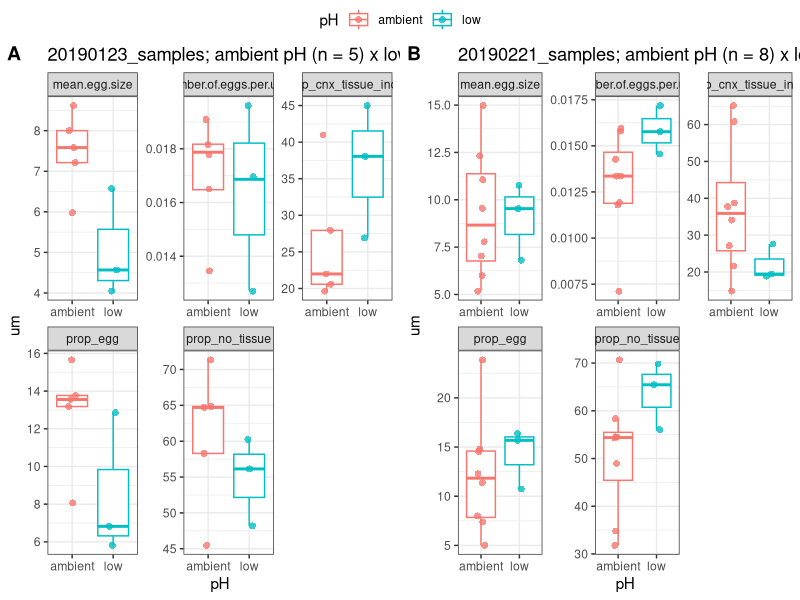
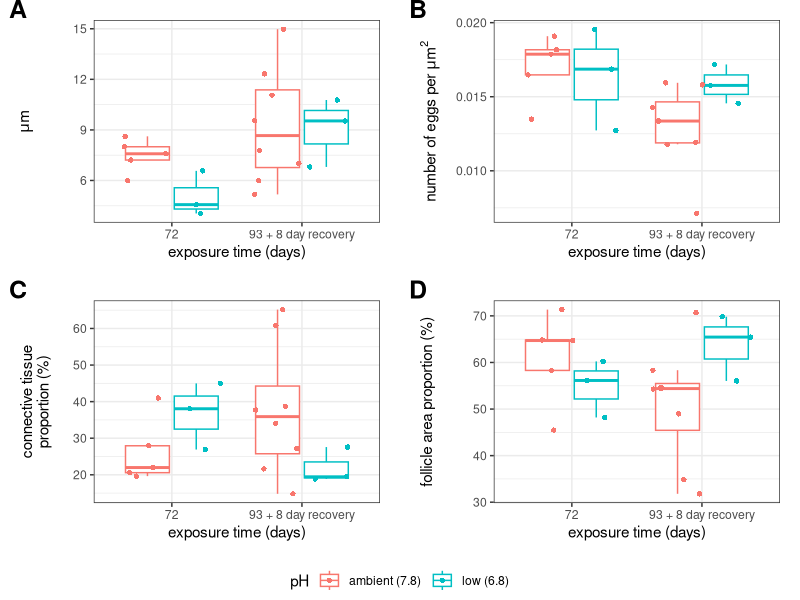

These charts were generated, in order, by the following R code: (Note: this script raises an error after producing the figures.)
## ---- chunk 1
library(ggplot2)
library(ggpubr)
library(rstatix)
library(dplyr)
library(broom)
library(lme4)
## ---- chunk 2
female_data <- read.csv("../../data/histology/20200820_Female_Gonad_RESULTS.csv", stringsAsFactors = F,colClasses = c(rep("character",4),rep("numeric",7)))
## ---- chunk 3
female_data$prop_egg <- (female_data$egg.area..based.on.ind.eggs. / female_data$total.area..um.) *100

female_data$prop_no_tissue <- (female_data$no.tissue.area / female_data$total.area..um.) *100

female_data$prop_cnx_tissue_indve <- (female_data$connective.tissue.area..egg.based.on.indiv./ female_data$total.area..um.)*100

#create column for relative # of eggs
female_data$number.of.eggs.per.um2 <- (female_data$number.of.eggs/female_data$total.area..um.)


female_data$pH_date <- paste(female_data$date, female_data$pH, sep = "_")



## ---- chunk 4
female_data_STACKED <- tidyr::gather(female_data,"metric", "um", 5:(ncol(female_data)-1))

female_data_STACKED$um <- as.numeric(female_data_STACKED$um)
## ---- chunk 5
female_data_STACKED_filt <- female_data_STACKED[grep("prop|per|mean", female_data_STACKED$metric),]

## ---- chunk 6
female_data_STACKED_filt$pH <- as.factor(female_data_STACKED_filt$pH)

female_data_STACKED_filt$date <- as.factor(female_data_STACKED_filt$date)

female_data_STACKED_filt$metric <- as.factor(female_data_STACKED_filt$metric)



## ---- chunk 7

#plot january samples
#jpeg("20190123_boxplots.jpg", width = 6, height = 6, units = "in", res = 300)
a <- ggplot(data = female_data_STACKED_filt[which(female_data_STACKED_filt$date == "20190123"),],aes(x = pH, y = um, color = pH)) + geom_boxplot(outlier.shape = NA) + facet_wrap(~metric, scale = "free") + geom_jitter(alpha=0.8,shape =16,size = 2, position= position_jitter(0.1)) + theme_bw() + ggtitle("20190123_samples; ambient pH (n = 5) x low pH (n = 3)")
#dev.off()

#plot feb samples
#jpeg("20190221_boxplots.jpg", width = 6, height = 6, units = "in", res = 300)
b <- ggplot(data = female_data_STACKED_filt[which(female_data_STACKED_filt$date == "20190221"),],aes(x = pH, y = um, color = pH)) + geom_boxplot(outlier.shape = NA) + facet_wrap(~metric, scale = "free") + geom_jitter(alpha=0.8,shape =16,size = 2, position= position_jitter(0.1)) + theme_bw() + ggtitle("20190221_samples; ambient pH (n = 8) x low pH (n = 3)")
#dev.off()

jpeg("all_samples_boxplots.jpg", width = 12, height = 6, units = "in", res = 300)
ggpubr::ggarrange(a,b,labels = "AUTO", common.legend = T)
dev.off()

#plot all samples together
#jpeg("dates_combined_boxplots.jpg", width = 6, height = 6, units = "in", res = 300)
#ggplot(data = female_data_STACKED_filt,aes(x = pH, y = um)) +geom_boxplot(aes(color = pH), outlier.shape = NA) + facet_wrap(~metric, scale = "free") + geom_jitter(aes(color = pH),alpha = 0.8,shape =16, size = 2,position= position_jitter(0.2)) + theme_bw() + ggtitle("all samples; ambient pH (n = 13) x low pH (n = 6)")
#dev.off()
## ---- chunk 8
female_data_STACKED_filt$pH <- gsub("low", "low (6.8)", female_data_STACKED_filt$pH)

female_data_STACKED_filt$pH <- gsub("ambient", "ambient (7.8)", female_data_STACKED_filt$pH)

female_data_STACKED_filt$date <- gsub("20190123", "72",female_data_STACKED_filt$date)

female_data_STACKED_filt$date <- gsub("20190221", "93 + 8 day recovery",female_data_STACKED_filt$date)
## ---- chunk 9
c <- ggplot(data = female_data_STACKED_filt[which(female_data_STACKED_filt$metric == "mean.egg.size"),],aes(x = date, y = um, color = pH, group = interaction(pH,date))) + geom_boxplot(outlier.shape = NA) + geom_point(pch = 16, position = position_jitterdodge()) + theme_bw() + labs(x = "exposure time (days)", y = expression(paste(mu,"m", sep = "")))+ theme(plot.margin = unit(c(rep(1,4)), "lines"))

d <- ggplot(data = female_data_STACKED_filt[which(female_data_STACKED_filt$metric == "number.of.eggs.per.um2"),],aes(x = date, y = um, color = pH, group = interaction(pH,date))) + geom_boxplot(outlier.shape = NA) + geom_point(pch = 16, position = position_jitterdodge()) + theme_bw() + labs(x = "exposure time (days)", y = expression(paste("number of eggs per ",mu,"m"^2, sep = "")))+ theme(plot.margin = unit(c(rep(1,4)), "lines"))

e <- ggplot(data = female_data_STACKED_filt[which(female_data_STACKED_filt$metric == "prop_cnx_tissue_indve"),],aes(x = date, y = um, color = pH, group = interaction(pH,date))) + geom_boxplot(outlier.shape = NA) + geom_point(pch = 16, position = position_jitterdodge()) + theme_bw() + labs(x = "exposure time (days)", y = "connective tissue\nproportion (%)")+ theme(plot.margin = unit(c(rep(1,4)), "lines"))

f <- ggplot(data = female_data_STACKED_filt[which(female_data_STACKED_filt$metric == "prop_no_tissue"),],aes(x = date, y = um, color = pH, group = interaction(pH,date))) + geom_boxplot(outlier.shape = NA) + geom_point(pch = 16, position = position_jitterdodge()) + theme_bw() + labs(x = "exposure time (days)", y = "follicle area proportion (%)") + theme(plot.margin = unit(c(rep(1,4)), "lines"))


jpeg("all_samples_boxplots_newlabs.jpg", width = 6, height = 6, units = "in", res = 300)

ggpubr::ggarrange(c,d,e,f, labels = "AUTO", vjust = 1,common.legend = T, nrow = 2,ncol = 2,legend = "bottom", font.label = c(size = 18), align = "hv")
dev.off()
## ---- chunk 10
## egg size test---------------------------------
#egg size normality with shapiro test
female_data_STACKED_filt %>% tidyr::pivot_wider(names_from = metric,values_from = um ) %>% shapiro_test(mean.egg.size)
#  variable      statistic     p
#  <chr>             <dbl> <dbl>
#1 mean.egg.size     0.951 0.407

#levene test
female_data_STACKED_filt %>% tidyr::pivot_wider(names_from = metric,values_from = um ) %>% levene_test(mean.egg.size~pH)
# A tibble: 1 x 4
#    df1   df2 statistic     p
#  <int> <int>     <dbl> <dbl>
#1     1    17  0.000532 0.982



#try a two way ANOVA for effects of pH and time
egg_size_pHxTIME <- aov(um~date*pH, data = female_data_STACKED_filt[which(female_data_STACKED_filt$metric=="mean.egg.size"),])

summary(egg_size_pHxTIME)
#            Df Sum Sq Mean Sq F value Pr(>F)  
#date         1  31.49  31.491   4.941  0.042 *
#pH           1   6.07   6.074   0.953  0.344  
#date:pH      1   4.97   4.974   0.780  0.391  
#Residuals   15  95.60   6.373

#try a 1way anova for time effect
egg_size_TIME  <- aov(um~date, data = female_data_STACKED_filt[which(female_data_STACKED_filt$metric=="mean.egg.size"),])

summary(egg_size_TIME)

#          Df Sum Sq Mean Sq F value Pr(>F)  
#date         1  31.49  31.491    5.02 0.0387 *
#Residuals   17 106.65   6.273                 
#---
#Signif. codes:  0 ‘***’ 0.001 ‘**’ 0.01 ‘*’ 0.05 ‘.’ 0.1 ‘ ’ 1


## Date has an effect

#Does pH have an effect?
egg_size_pH  <- aov(um~pH, data = female_data_STACKED_filt[which(female_data_STACKED_filt$metric=="mean.egg.size"),])

summary(egg_size_pH)
#            Df Sum Sq Mean Sq F value Pr(>F)
#pH           1   9.36   9.361   1.236  0.282
#Residuals   17 128.78   7.575     


#is there an effect of treatment at a specific time?
egg_size_jan_pH  <- aov(um~pH, data = female_data_STACKED_filt[which(female_data_STACKED_filt$metric=="mean.egg.size" & female_data_STACKED_filt$date == "20190123"),])

#yes there is 
summary(egg_size_jan_pH)
#            Df Sum Sq Mean Sq F value Pr(>F)  
#pH           1 10.963  10.963   8.825 0.0249 *
#Residuals    6  7.453   1.242                 
#---
#Signif. codes:  0 ‘***’ 0.001 ‘**’ 0.01 ‘*’ 0.05 ‘.’ 0.1 ‘ ’ 1

#BUT NOT in the Feb group
#summary(egg_size_feb_pH)
#            Df Sum Sq Mean Sq F value Pr(>F)
#pH           1   0.08   0.085   0.009  0.928
#Residuals    9  88.14   9.794

## ---- chunk 11

wt <- female_data_STACKED_filt %>% group_by(metric) %>% wilcox_test(um ~ pH )


glm_res <- female_data_STACKED_filt %>% group_by(metric) %>% do(glm_models = glm(um ~ pH*date, data = .))

full.lmer <-  female_data_STACKED_filt %>% group_by(metric) %>% do(lmer_models = lmer(um ~ pH*date + (1|tank), data = ., REML = F))


red.lmer <-  female_data_STACKED_filt %>% group_by(metric) %>% do(lmer_models = lmer(um ~ 1 + (1|tank), data = ., REML = F))

for(i in 1:length(full.lmer$metric)){
  a <- anova(red.lmer$lmer_models[[i]], full.lmer$lmer_models[[i]])
  print(a)
}


aov_res_summ <- broom::tidy(aov_res)

wt <- wt %>% add_xy_position(x = "pH")

bxp <- ggboxplot(female_data_STACKED_filt, x = "pH", y = "um", color = "pH",facet.by = "metric", scales = "free", add = "jitter") 

jpeg("dates_combined_boxplots_pvals.jpg", width = 6, height = 6, units = "in", res = 300)
bxp + stat_pvalue_manual(wt,bracket.nudge.y = -2,label = "{p}") + scale_y_continuous(expand = expansion(mult = c(0.05, 0.1)))
dev.off()


wwt <- female_data_STACKED_filt %>% group_by(date,metric) %>% do(broom::tidy(wilcox.test(um ~ pH,data = . )))



#run stats on all data regardless of date
wt <- female_data_STACKED_filt %>% group_by(metric) %>% do(broom::tidy(wilcox.test(um ~ pH,data = . )))


#run stats on all data regardless of date
Tt <- female_data_STACKED_filt %>% group_by(metric) %>% do(broom::tidy(t.test(um ~ pH,data = . )))

aovt <- female_data_STACKED_filt %>% group_by(metric) %>% do(broom::tidy(aov(um ~ pH,data = . )))

glmt <- female_data_STACKED_filt %>% group_by(metric) %>% do(broom::tidy(glm(um ~ pH,data = . )))

## ---- chunk 12
ggplot(data = female_data, aes(x = tank,y = perc_follicle_area, group = as.factor(tank), fill = pH)) + geom_violin(trim = FALSE) + geom_boxplot(width = 0.2) + geom_jitter(shape =16, position= position_jitter(0.1)) + ylab("follicle area (%)") + theme_bw()
## ---- chunk 13
model <- aov(perc_follicle_area ~ pH * tank, data = female_data)
summary(model)
## ---- chunk 14
ggplot(data = female_data, aes(x = pH,y = perc_egg_area, group = as.factor(pH), fill = pH)) + geom_violin(trim = FALSE) + geom_boxplot(width = 0.2) + geom_jitter(shape =16, position= position_jitter(0.1)) + ylab("egg area (%)") + theme_bw()
## ---- chunk 15
pH6.8 <- subset(female_data, pH == "6.8", perc_egg_area, drop = TRUE)
pHamb <- subset(female_data, pH == "amb", perc_egg_area, drop = TRUE)
wt <- wilcox.test(pH6.8, pHamb)
print(wt$p.value)
## ---- chunk 16
ggplot(data = female_data, aes(x = tank,y = perc_egg_area, group = as.factor(tank), fill = pH)) + geom_violin(trim = FALSE) + geom_boxplot(width = 0.2) + geom_jitter(shape =16, position= position_jitter(0.1)) + ylab("egg area (%)") + theme_bw()
## ---- chunk 17
model <- aov(perc_egg_area ~ pH * tank, data = female_data)
summary(model)
## ---- chunk 18
ggplot(data = female_data, aes(x = pH,y = follicle_egg_ratio, group = as.factor(pH), fill = pH)) + geom_violin(trim = FALSE) + geom_boxplot(width = 0.2) + geom_jitter(shape =16, position= position_jitter(0.1)) + ylab("egg:follicle ratio") + theme_bw()
## ---- chunk 19
pH6.8 <- subset(female_data, pH == "6.8", follicle_egg_ratio, drop = TRUE)
pHamb <- subset(female_data, pH == "amb", follicle_egg_ratio, drop = TRUE)
wt <- wilcox.test(pH6.8, pHamb)
print(wt$p.value)

## ---- chunk 20
ggplot(data = female_data, aes(x = tank,y = follicle_egg_ratio, group = as.factor(tank), fill = pH)) + geom_violin(trim = FALSE) + geom_boxplot(width = 0.2) + geom_jitter(shape =16, position= position_jitter(0.1)) + ylab("egg:follicle ratio") + theme_bw()
## ---- chunk 21
model <- aov(follicle_egg_ratio ~ pH * tank, data = female_data)
summary(model)
